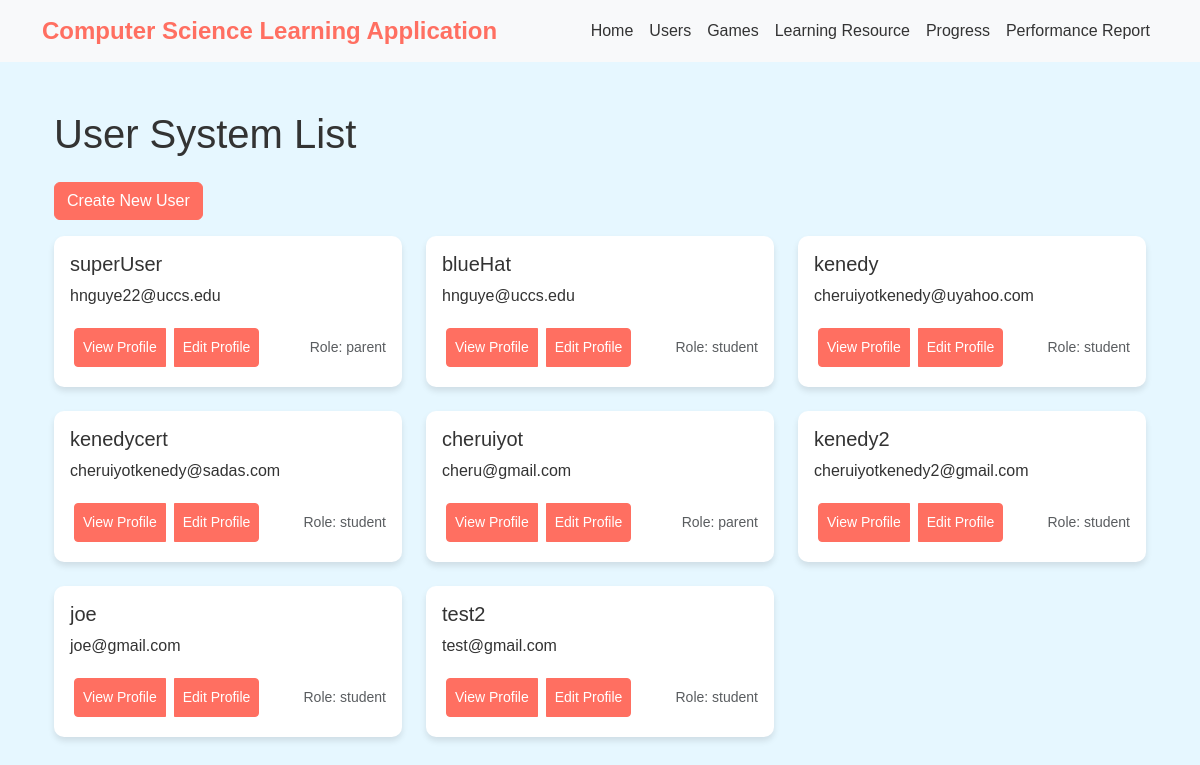
/users/, run on the app's committed database.
### computer_science_learning_app/models.py (models this page shows, shortened)
class Usersys(AbstractBaseUser):
    UserID = models.AutoField(primary_key=True)
    Username = models.CharField(max_length=100, unique=True)
    Email = models.EmailField(unique=True)
    Role_choices = [
        ("student", "Student"),
        ("parent", "Parent"),
        ("teacher", "Teacher"),
    ]
    Role = models.CharField(max_length=20, choices=Role_choices, default='student')
    objects = UsersysManager()
    USERNAME_FIELD = 'Username'
    REQUIRED_FIELDS = ['username']

### computer_science_learning_app/views.py (the view)
# urls.py: path('users/', UsersysListView.as_view(), name='usersys_list'),
class UsersysListView(ListView):
    template_name = "usersys_list.html"
    queryset = Usersys.objects.all()
    context_object_name = "users"

### computer_science_learning_app/templates/usersys_list.html (shortened to what this page needs)
{% extends "base_template.html" %}
{% block content %}
<div class="container mt-5">
    <h1 class="mb-4">User System List</h1>
    <div class="d-flex justify-content-between mb-3">
        <a href="{% url 'usersys_create' %}" class="btn btn-primary">Create New User</a>
    </div>
    <div class="row">
        {% for user in users %}
        <div class="col-md-4 mb-4">
            <div class="card h-100">
                <div class="card-body">
                    <h5 class="card-title">{{ user.Username }}</h5>
                    <p class="card-text">{{ user.Email }}</p>
                    <div class="d-flex justify-content-between align-items-center">
                        <div class="btn-group">
                            <a href="{% url 'usersys_detail' pk=user.UserID %}"
                                class="p-2 m-1 btn btn-sm btn-primary">View
                                Profile</a>
                            <a href="{% url 'usersys_edit' pk=user.UserID %}"
                                class="p-2 m-1 btn btn-sm btn-primary">Edit
                                Profile</a>
                        </div>
                        <small class="text-muted">Role: {{ user.Role }}</small>
                    </div>
                </div>
            </div>
        </div>
        {% endfor %}
    </div>
</div>
{% endblock %}

### computer_science_learning_app/templates/base_template.html (style rules this page uses)
body { background-color: #e6f7ff; color: #333; font-family: Arial, sans-serif; }
.card { transition: all 0.3s ease-in-out; background-color: #fff; border: none; border-radius: 10px; box-shadow: 0 4px 6px rgba(0, 0, 0, 0.1); }
.btn-primary { background-color: #ff6f61; border-color: #ff6f61; }
body, .navbar, .nav-link, .card { color: #333; }

### data on the page
Usersys: Username "superUser", Email "hnguye22@uccs.edu", Role "parent"
Usersys: Username "blueHat", Email "hnguye@uccs.edu", Role "student"
Usersys: Username "kenedy", Email "cheruiyotkenedy@uyahoo.com", Role "student"
Usersys: Username "kenedycert", Email "cheruiyotkenedy@sadas.com", Role "student"
Usersys: Username "cheruiyot", Email "cheru@gmail.com", Role "parent"
Usersys: Username "kenedy2", Email "cheruiyotkenedy2@gmail.com", Role "student"
Usersys: Username "joe", Email "joe@gmail.com", Role "student"
Usersys: Username "test2", Email "test@gmail.com", Role "student"
